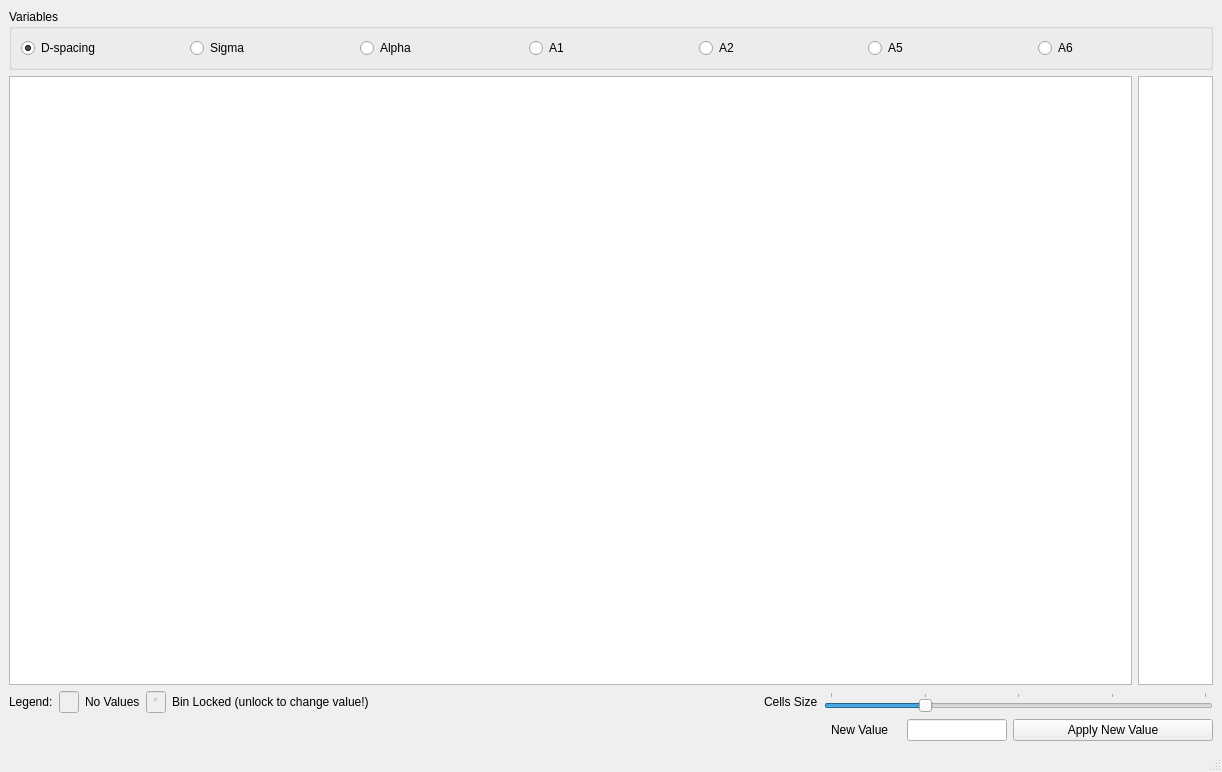
<?xml version="1.0" encoding="UTF-8"?>
<ui version="4.0">
 <class>MainWindow</class>
 <widget class="QMainWindow" name="MainWindow">
  <property name="geometry">
   <rect>
    <x>0</x>
    <y>0</y>
    <width>1222</width>
    <height>772</height>
   </rect>
  </property>
  <property name="minimumSize">
   <size>
    <width>300</width>
    <height>0</height>
   </size>
  </property>
  <property name="windowTitle">
   <string>MainWindow</string>
  </property>
  <widget class="QWidget" name="centralwidget">
   <property name="minimumSize">
    <size>
     <width>0</width>
     <height>0</height>
    </size>
   </property>
   <layout class="QVBoxLayout" name="verticalLayout">
    <item>
     <widget class="QGroupBox" name="groupBox">
      <property name="title">
       <string>Variables</string>
      </property>
      <layout class="QHBoxLayout" name="horizontalLayout">
       <item>
        <widget class="QRadioButton" name="d_spacing_button">
         <property name="text">
          <string>D-spacing</string>
         </property>
         <property name="checked">
          <bool>true</bool>
         </property>
        </widget>
       </item>
       <item>
        <widget class="QRadioButton" name="sigma_button">
         <property name="text">
          <string>Sigma</string>
         </property>
        </widget>
       </item>
       <item>
        <widget class="QRadioButton" name="alpha_button">
         <property name="text">
          <string>Alpha</string>
         </property>
        </widget>
       </item>
       <item>
        <widget class="QRadioButton" name="a1_button">
         <property name="text">
          <string>A1</string>
         </property>
        </widget>
       </item>
       <item>
        <widget class="QRadioButton" name="a2_button">
         <property name="text">
          <string>A2</string>
         </property>
        </widget>
       </item>
       <item>
        <widget class="QRadioButton" name="a5_button">
         <property name="text">
          <string>A5</string>
         </property>
        </widget>
       </item>
       <item>
        <widget class="QRadioButton" name="a6_button">
         <property name="text">
          <string>A6</string>
         </property>
        </widget>
       </item>
      </layout>
     </widget>
    </item>
    <item>
     <layout class="QHBoxLayout" name="horizontalLayout_3">
      <item>
       <widget class="QTableWidget" name="variable_table"/>
      </item>
      <item>
       <widget class="QTableWidget" name="colorscale_table">
        <property name="sizePolicy">
         <sizepolicy hsizetype="Minimum" vsizetype="Expanding">
          <horstretch>0</horstretch>
          <verstretch>0</verstretch>
         </sizepolicy>
        </property>
        <property name="minimumSize">
         <size>
          <width>75</width>
          <height>0</height>
         </size>
        </property>
        <property name="maximumSize">
         <size>
          <width>75</width>
          <height>16777215</height>
         </size>
        </property>
        <attribute name="horizontalHeaderVisible">
         <bool>false</bool>
        </attribute>
        <attribute name="verticalHeaderVisible">
         <bool>false</bool>
        </attribute>
        <column>
         <property name="text">
          <string>New Column</string>
         </property>
        </column>
       </widget>
      </item>
     </layout>
    </item>
    <item>
     <layout class="QHBoxLayout" name="horizontalLayout_5">
      <item>
       <widget class="QLabel" name="label_3">
        <property name="text">
         <string>Legend:</string>
        </property>
       </widget>
      </item>
      <item>
       <widget class="QLineEdit" name="lineEdit">
        <property name="enabled">
         <bool>false</bool>
        </property>
        <property name="minimumSize">
         <size>
          <width>20</width>
          <height>0</height>
         </size>
        </property>
        <property name="maximumSize">
         <size>
          <width>20</width>
          <height>16777215</height>
         </size>
        </property>
        <property name="text">
         <string/>
        </property>
       </widget>
      </item>
      <item>
       <widget class="QLabel" name="label_4">
        <property name="text">
         <string>No Values</string>
        </property>
       </widget>
      </item>
      <item>
       <widget class="QLineEdit" name="lineEdit_2">
        <property name="enabled">
         <bool>false</bool>
        </property>
        <property name="minimumSize">
         <size>
          <width>20</width>
          <height>0</height>
         </size>
        </property>
        <property name="maximumSize">
         <size>
          <width>20</width>
          <height>16777215</height>
         </size>
        </property>
        <property name="text">
         <string>*</string>
        </property>
        <property name="alignment">
         <set>Qt::AlignCenter</set>
        </property>
       </widget>
      </item>
      <item>
       <widget class="QLabel" name="label_5">
        <property name="text">
         <string>Bin Locked (unlock to change value!)</string>
        </property>
       </widget>
      </item>
      <item>
       <spacer name="horizontalSpacer_3">
        <property name="orientation">
         <enum>Qt::Horizontal</enum>
        </property>
        <property name="sizeHint" stdset="0">
         <size>
          <width>40</width>
          <height>20</height>
         </size>
        </property>
       </spacer>
      </item>
      <item>
       <widget class="QLabel" name="label_2">
        <property name="text">
         <string>Cells Size</string>
        </property>
       </widget>
      </item>
      <item>
       <widget class="QSlider" name="advanced_selection_cell_size_slider">
        <property name="minimum">
         <number>10</number>
        </property>
        <property name="maximum">
         <number>50</number>
        </property>
        <property name="value">
         <number>20</number>
        </property>
        <property name="orientation">
         <enum>Qt::Horizontal</enum>
        </property>
        <property name="tickPosition">
         <enum>QSlider::TicksAbove</enum>
        </property>
       </widget>
      </item>
     </layout>
    </item>
    <item>
     <layout class="QHBoxLayout" name="horizontalLayout_2">
      <item>
       <spacer name="horizontalSpacer">
        <property name="orientation">
         <enum>Qt::Horizontal</enum>
        </property>
        <property name="sizeHint" stdset="0">
         <size>
          <width>40</width>
          <height>20</height>
         </size>
        </property>
       </spacer>
      </item>
      <item>
       <widget class="QLabel" name="label">
        <property name="minimumSize">
         <size>
          <width>70</width>
          <height>0</height>
         </size>
        </property>
        <property name="maximumSize">
         <size>
          <width>70</width>
          <height>16777215</height>
         </size>
        </property>
        <property name="text">
         <string>New Value</string>
        </property>
       </widget>
      </item>
      <item>
       <widget class="QLineEdit" name="new_value_text_edit">
        <property name="minimumSize">
         <size>
          <width>100</width>
          <height>0</height>
         </size>
        </property>
        <property name="maximumSize">
         <size>
          <width>100</width>
          <height>16777215</height>
         </size>
        </property>
       </widget>
      </item>
      <item>
       <widget class="QPushButton" name="apply_button">
        <property name="minimumSize">
         <size>
          <width>200</width>
          <height>0</height>
         </size>
        </property>
        <property name="maximumSize">
         <size>
          <width>200</width>
          <height>16777215</height>
         </size>
        </property>
        <property name="text">
         <string>Apply New Value</string>
        </property>
       </widget>
      </item>
     </layout>
    </item>
   </layout>
   <zorder>groupBox</zorder>
   <zorder>variable_table</zorder>
   <zorder>colorscale_table</zorder>
   <zorder>label</zorder>
   <zorder>new_value_text_edit</zorder>
   <zorder>apply_button</zorder>
   <zorder>horizontalSpacer</zorder>
   <zorder>advanced_selection_cell_size_slider</zorder>
   <zorder>label_2</zorder>
   <zorder>horizontalSpacer_2</zorder>
   <zorder>label_3</zorder>
   <zorder>lineEdit</zorder>
   <zorder>label_4</zorder>
   <zorder>label_5</zorder>
   <zorder>lineEdit_2</zorder>
   <zorder>label_5</zorder>
  </widget>
  <widget class="QStatusBar" name="statusbar"/>
 </widget>
 <resources>
  <include location="../icons/icons.qrc"/>
 </resources>
 <connections>
  <connection>
   <sender>advanced_selection_cell_size_slider</sender>
   <signal>sliderMoved(int)</signal>
   <receiver>MainWindow</receiver>
   <slot>selection_cell_size_changed()</slot>
   <hints>
    <hint type="sourcelabel">
     <x>948</x>
     <y>687</y>
    </hint>
    <hint type="destinationlabel">
     <x>927</x>
     <y>722</y>
    </hint>
   </hints>
  </connection>
  <connection>
   <sender>d_spacing_button</sender>
   <signal>clicked()</signal>
   <receiver>MainWindow</receiver>
   <slot>update_table()</slot>
   <hints>
    <hint type="sourcelabel">
     <x>91</x>
     <y>43</y>
    </hint>
    <hint type="destinationlabel">
     <x>114</x>
     <y>67</y>
    </hint>
   </hints>
  </connection>
  <connection>
   <sender>sigma_button</sender>
   <signal>clicked()</signal>
   <receiver>MainWindow</receiver>
   <slot>update_table()</slot>
   <hints>
    <hint type="sourcelabel">
     <x>224</x>
     <y>41</y>
    </hint>
    <hint type="destinationlabel">
     <x>265</x>
     <y>63</y>
    </hint>
   </hints>
  </connection>
  <connection>
   <sender>alpha_button</sender>
   <signal>clicked()</signal>
   <receiver>MainWindow</receiver>
   <slot>update_table()</slot>
   <hints>
    <hint type="sourcelabel">
     <x>409</x>
     <y>44</y>
    </hint>
    <hint type="destinationlabel">
     <x>428</x>
     <y>64</y>
    </hint>
   </hints>
  </connection>
  <connection>
   <sender>a1_button</sender>
   <signal>clicked()</signal>
   <receiver>MainWindow</receiver>
   <slot>update_table()</slot>
   <hints>
    <hint type="sourcelabel">
     <x>556</x>
     <y>43</y>
    </hint>
    <hint type="destinationlabel">
     <x>580</x>
     <y>67</y>
    </hint>
   </hints>
  </connection>
  <connection>
   <sender>a2_button</sender>
   <signal>clicked()</signal>
   <receiver>MainWindow</receiver>
   <slot>update_table()</slot>
   <hints>
    <hint type="sourcelabel">
     <x>723</x>
     <y>40</y>
    </hint>
    <hint type="destinationlabel">
     <x>749</x>
     <y>65</y>
    </hint>
   </hints>
  </connection>
  <connection>
   <sender>a5_button</sender>
   <signal>clicked()</signal>
   <receiver>MainWindow</receiver>
   <slot>update_table()</slot>
   <hints>
    <hint type="sourcelabel">
     <x>900</x>
     <y>39</y>
    </hint>
    <hint type="destinationlabel">
     <x>906</x>
     <y>64</y>
    </hint>
   </hints>
  </connection>
  <connection>
   <sender>a6_button</sender>
   <signal>clicked()</signal>
   <receiver>MainWindow</receiver>
   <slot>update_table()</slot>
   <hints>
    <hint type="sourcelabel">
     <x>1057</x>
     <y>41</y>
    </hint>
    <hint type="destinationlabel">
     <x>1084</x>
     <y>65</y>
    </hint>
   </hints>
  </connection>
 </connections>
 <slots>
  <slot>sample_import_button_clicked()</slot>
  <slot>time_spectra_import_button_clicked()</slot>
  <slot>open_beam_import_button_clicked()</slot>
  <slot>sample_list_selection_changed()</slot>
  <slot>open_beam_list_selection_changed()</slot>
  <slot>sample_list_right_click()</slot>
  <slot>time_spectra_selection_changed()</slot>
  <slot>load_data_tab_changed()</slot>
  <slot>time_spectra_preview_button_clicked()</slot>
  <slot>normalized_import_button_clicked()</slot>
  <slot>normalized_list_selection_changed()</slot>
  <slot>update_delta_lambda()</slot>
  <slot>crystal_structure_index_changed()</slot>
  <slot>crystal_structure_2_index_changed()</slot>
  <slot>list_of_element_index_changed()</slot>
  <slot>list_of_element_2_index_changed()</slot>
  <slot>lattice_text_changed()</slot>
  <slot>lattice_2_text_changed()</slot>
  <slot>material_display_clicked()</slot>
  <slot>material_display_2_clicked()</slot>
  <slot>normalization_add_roi_button_clicked()</slot>
  <slot>normalization_remove_roi_button_clicked()</slot>
  <slot>normalization_use_coefficient_checked()</slot>
  <slot>normalization_button_clicked()</slot>
  <slot>normalization_coefficient_value_changed()</slot>
  <slot>tab_widget_changed()</slot>
  <slot>normalization_tableWidget_cell_changed()</slot>
  <slot>beam_rate_changed()</slot>
  <slot>distance_source_detector_changed()</slot>
  <slot>detector_offset_changed()</slot>
  <slot>distance_source_detector_2_changed()</slot>
  <slot>detector_offset_2_changed()</slot>
  <slot>beam_rate_2_changed()</slot>
  <slot>list_of_elements_current_text_changed()</slot>
  <slot>add_element_clicked()</slot>
  <slot>reset_lattice_button_clicked()</slot>
  <slot>reset_crystal_structure_button_clicked()</slot>
  <slot>reset_lattice_button_2_clicked()</slot>
  <slot>reset_crystal_structure_button_2_clicked()</slot>
  <slot>normalized_time_spectra_import_button_clicked()</slot>
  <slot>normalized_time_spectra_preview_button_clicked()</slot>
  <slot>test_me_clicked()</slot>
  <slot>menu_view_load_data_clicked()</slot>
  <slot>menu_view_normalization_clicked()</slot>
  <slot>menu_view_normalized_clicked()</slot>
  <slot>menu_view_binning_clicked()</slot>
  <slot>menu_view_fitting_clicked()</slot>
  <slot>menu_view_strain_mapping_clicked()</slot>
  <slot>roi_selection_widgets_modified()</slot>
  <slot>hkl_list_changed()</slot>
  <slot>table_width_changed()</slot>
  <slot>value_table_right_click()</slot>
  <slot>selection_in_value_table_of_rows_cell_clicked()</slot>
  <slot>selection_in_value_table_changed()</slot>
  <slot>advanced_table_clicked()</slot>
  <slot>selection_cell_size_changed()</slot>
  <slot>update_table()</slot>
 </slots>
</ui>
